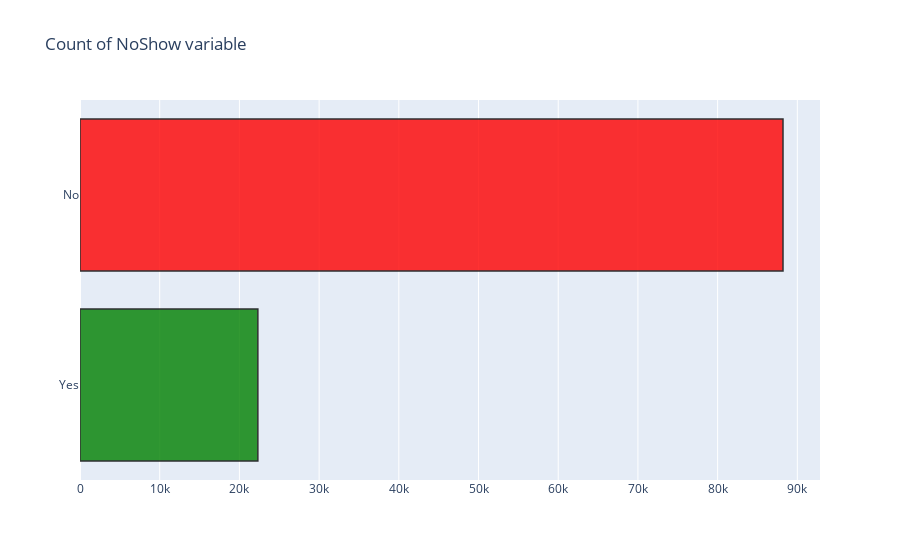

This figure's notebook cell:
### Code cell
M = data[(data['NoShow'] == 'Yes')]
B = data[(data['NoShow'] == 'No')]
trace = go.Bar(x = (len(M), len(B)), y = ['Yes','No'], orientation = 'h', opacity = 0.8, marker=dict(
        color=['green','red'],
        line=dict(color='#000000',width=1.5)))

layout = dict(title =  'Count of NoShow variable')
                    
fig = dict(data = [trace], layout=layout)
py.iplot(fig)

### Figure 1 — Plotly figure (JSON) as saved in the notebook; plotly's stock layout.template omitted (floating-point values rounded to 4 significant figures)
{"data": [{"marker": {"color": ["green", "red"], "line": {"color": "#000000", "width": 1.5}}, "opacity": 0.8, "orientation": "h", "type": "bar", "x": [22316, 88203], "y": ["Yes", "No"]}], "layout": {"title": {"text": "Count of NoShow variable"}}}
